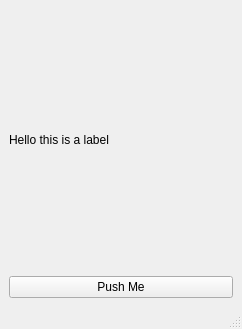
<?xml version="1.0" encoding="UTF-8"?>
<ui version="4.0">
 <class>MainWindow</class>
 <widget class="QMainWindow" name="MainWindow">
  <property name="geometry">
   <rect>
    <x>0</x>
    <y>0</y>
    <width>242</width>
    <height>329</height>
   </rect>
  </property>
  <property name="windowTitle">
   <string>MainWindow</string>
  </property>
  <widget class="QWidget" name="centralwidget">
   <layout class="QVBoxLayout" name="verticalLayout_2">
    <item>
     <layout class="QVBoxLayout" name="verticalLayout">
      <item>
       <widget class="QLabel" name="label">
        <property name="text">
         <string>Hello this is a label</string>
        </property>
       </widget>
      </item>
      <item>
       <widget class="QPushButton" name="pushButton">
        <property name="text">
         <string>Push Me</string>
        </property>
       </widget>
      </item>
     </layout>
    </item>
   </layout>
  </widget>
  <widget class="QMenuBar" name="menubar">
   <property name="geometry">
    <rect>
     <x>0</x>
     <y>0</y>
     <width>242</width>
     <height>26</height>
    </rect>
   </property>
  </widget>
  <widget class="QStatusBar" name="statusbar"/>
 </widget>
 <resources/>
 <connections/>
</ui>
